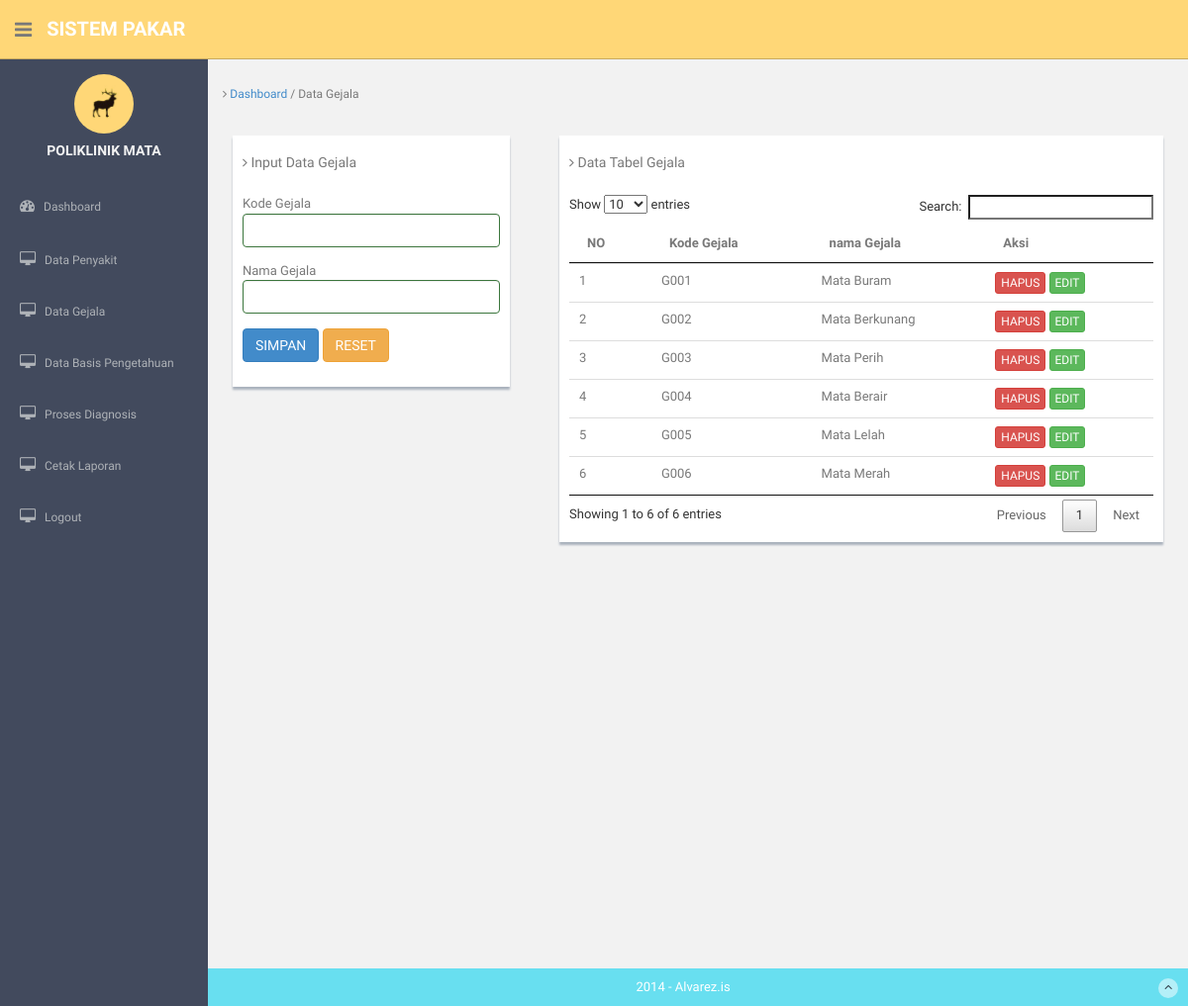
The page /admin/datagejala.php on the database its author committed.
### tables this page shows
CREATE TABLE IF NOT EXISTS `tbl_gejala` (
  `kd_gejala` varchar(100) NOT NULL,
  `nama_gejala` varchar(100) NOT NULL,
  PRIMARY KEY  (`kd_gejala`)
);

### admin/datagejala.php (the view, shortened to what this page needs)
<!DOCTYPE html>
<html lang="en">
  <head>
    <?php include('function/css.php'); ?>
  </head>
  <body>
  <section id="container" >
      <header class="header black-bg">
              <div class="sidebar-toggle-box">
                  <div class="fa fa-bars tooltips" data-placement="right" data-original-title="Toggle Navigation"></div>
              </div>
            <a href="index.html" class="logo"><b><?php echo 'SISTEM PAKAR'; ?></b></a>
        </header>
      <?php include 'function/sidebar.php'; ?>
      <section id="main-content">
        <br/>
          <section class="wrapper site-min-height">
          	<h6 class="mb"><i class="fa fa-angle-right"></i> <a href="index.php"> Dashboard </a> / Data Gejala</h6>
            <div class="row mt">
              <div class="col-lg-4">
                <div class="form-panel">
                      <h5 class="mb"><i class="fa fa-angle-right"></i> Input Data Gejala</h5>
                          <form class="form-horizontal tasi-form" action="action/simpangejala.php" method="post">
                              <div class="form-group has-success">
                                  <div class="col-lg-12">
                                      Kode Gejala
                                      <input  type="text" autocomplete="off" autofocus="" name="kdgejala" class="form-control" id="inputSuccess">
                                  </div>
                              </div>
                              <div class="form-group has-success">
                                  <div class="col-lg-12">
                                      Nama Gejala
                                      <input  type="text" autocomplete="off" name="nmgejala" class="form-control" id="inputSuccess">
                                  </div>
                              </div>
                              <div class="form-group has-success">
                                  <div class="col-lg-12">
                                      <button class="btn btn-primary ">SIMPAN</button>
                                      <button class="btn btn-warning ">RESET</button>
                                  </div>
                              </div>
                          </form>
                </div>
              </div>
              <div class="col-lg-8">
                <div class="form-panel">
                      <h5 class="mb"><i class="fa fa-angle-right"></i> Data Tabel Gejala</h5>
                      <table id="cecep" class="table">
                        <thead>
                          <tr>
                            <th>NO</th>
                            <th>Kode Gejala</th>
                            <th>nama Gejala</th>
                            <th>Aksi</th>
                          </tr>
                        </thead>
                        <tbody>
                          <?php include '../function/connection.php'; ?>
                          <?php $no = 1; ?>
                          <?php $query = mysqli_query($connection, "SELECT * FROM tbl_gejala ORDER BY kd_gejala ASC"); ?>
                          <?php while($tampil = mysqli_fetch_array($query)){ ?>
                          <tr>
                            <td><?php echo $no++; ?> </td>
                            <td><?php echo $tampil['kd_gejala']; ?></td>
                            <td><?php echo $tampil['nama_gejala']; ?></td>
                            <td>
                              <a href="action/hapusgejala.php?kdgejala=<?php echo $tampil['kd_gejala']; ?>"><button title="hapus data" class="btn btn-danger btn-xs">HAPUS</button></a>
                              <button class="btn btn-success btn-xs" data-toggle="modal" data-target="#myModal<?php echo $tampil['kd_gejala']; ?>">EDIT</button>
                            </td>
                          </tr>
                          <?php } ?>
                        </tbody>
                      </table>
                </div>
              </div>
            </div>
		      </section>
    <section>
      <footer class="site-footer">
          <div class="text-center">
              2014 - Alvarez.is
              <a href="blank.html#" class="go-top">
                  <i class="fa fa-angle-up"></i>
              </a>
          </div>
      </footer>
  </body>
</html>

### assets/css/style.css (style rules this page uses)
body { color: #797979; background: #f2f2f2; font-family: 'Ruda', sans-serif; padding: 0px !important; margin: 0px !important; font-size:13px; }
a, a:hover, a:focus { text-decoration: none; outline: none; }
#container { width: 100%; height: 100%; }
.mt { margin-top: 25px; }
.mb { margin-bottom: 25px; }
#main-content { margin-left: 210px; }
.header, .footer { min-height: 60px; padding: 0 15px; }
.header { position: fixed; left: 0; right: 0; z-index: 1002; }
.black-bg { background: #ffd777; border-bottom: 1px solid #c9aa5f; }
.wrapper { display: inline-block; margin-top: 60px; padding-left: 15px; padding-right: 15px; padding-bottom: 15px; padding-top: 0px; width: 100%; }
a.logo { font-size: 20px; color: #ffffff; float: left; margin-top: 15px; text-transform: uppercase; }
a.logo b { font-weight: 900; }
.sidebar-toggle-box { float: left; padding-right: 15px; margin-top: 20px; }
.sidebar-toggle-box .fa-bars { cursor: pointer; display: inline-block; font-size: 20px; }
.form-panel { background: #ffffff; margin: 10px; padding: 10px; box-shadow: 0px 3px 2px #aab2bd; text-align: left; }
.site-footer { background: #68dff0; color: #fff; padding: 10px 0; }
.go-top { margin-right: 1%; float: right; background: rgba(255,255,255,.5); width: 20px; height: 20px; border-radius: 50%; -webkit-border-radius: 50%; }
.go-top i { color: #2A3542; }
.site-min-height { min-height: 900px; }

### rows shown on the page
tbl_gejala: kd_gejala "G001", nama_gejala "Mata Buram"
tbl_gejala: kd_gejala "G002", nama_gejala "Mata Berkunang"
tbl_gejala: kd_gejala "G003", nama_gejala "Mata Perih"
tbl_gejala: kd_gejala "G004", nama_gejala "Mata Berair"
tbl_gejala: kd_gejala "G005", nama_gejala "Mata Lelah"
tbl_gejala: kd_gejala "G006", nama_gejala "Mata Merah"
